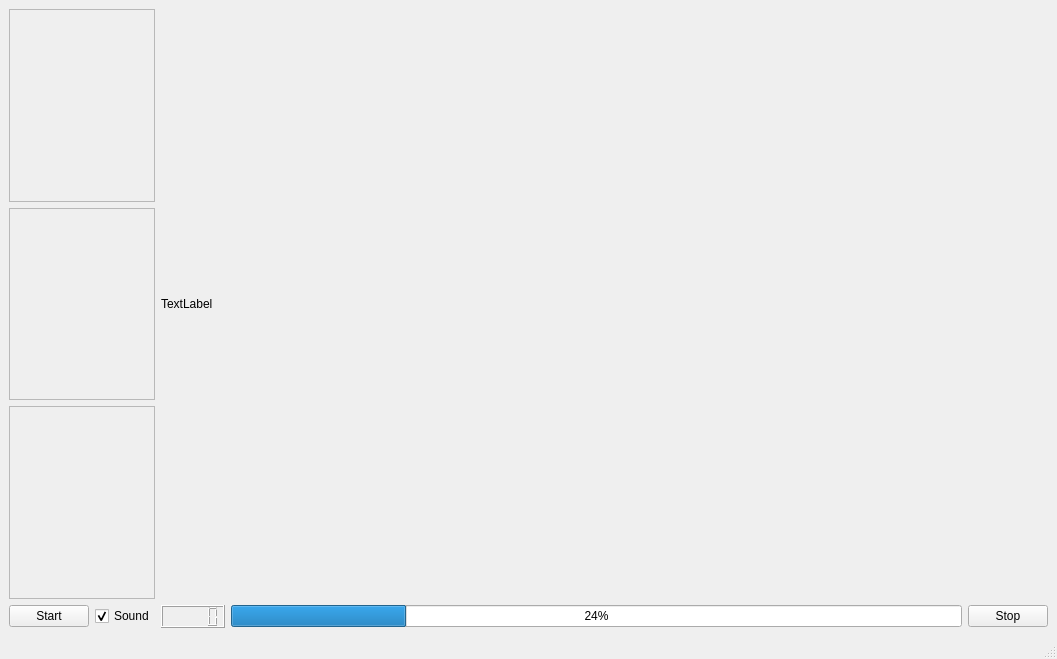
<?xml version="1.0" encoding="UTF-8"?>
<ui version="4.0">
 <class>MainWindow</class>
 <widget class="QMainWindow" name="MainWindow">
  <property name="geometry">
   <rect>
    <x>0</x>
    <y>0</y>
    <width>1057</width>
    <height>659</height>
   </rect>
  </property>
  <property name="windowTitle">
   <string>MainWindow</string>
  </property>
  <widget class="QWidget" name="centralwidget">
   <layout class="QGridLayout" name="gridLayout">
    <item row="0" column="0" colspan="2">
     <widget class="QFrame" name="greenFrame">
      <property name="frameShape">
       <enum>QFrame::StyledPanel</enum>
      </property>
      <property name="frameShadow">
       <enum>QFrame::Raised</enum>
      </property>
     </widget>
    </item>
    <item row="0" column="2" rowspan="3" colspan="3">
     <widget class="QLabel" name="label">
      <property name="text">
       <string>TextLabel</string>
      </property>
     </widget>
    </item>
    <item row="1" column="0" colspan="2">
     <widget class="QFrame" name="redFrame">
      <property name="frameShape">
       <enum>QFrame::StyledPanel</enum>
      </property>
      <property name="frameShadow">
       <enum>QFrame::Raised</enum>
      </property>
     </widget>
    </item>
    <item row="2" column="0" colspan="2">
     <widget class="QFrame" name="redFrame_2">
      <property name="frameShape">
       <enum>QFrame::StyledPanel</enum>
      </property>
      <property name="frameShadow">
       <enum>QFrame::Raised</enum>
      </property>
     </widget>
    </item>
    <item row="3" column="0">
     <widget class="QPushButton" name="startButton">
      <property name="text">
       <string>Start</string>
      </property>
      <property name="flat">
       <bool>false</bool>
      </property>
     </widget>
    </item>
    <item row="3" column="1">
     <widget class="QCheckBox" name="sound">
      <property name="text">
       <string>Sound</string>
      </property>
      <property name="checked">
       <bool>true</bool>
      </property>
     </widget>
    </item>
    <item row="3" column="2">
     <widget class="QLCDNumber" name="seconds"/>
    </item>
    <item row="3" column="3">
     <widget class="QProgressBar" name="progressBar">
      <property name="value">
       <number>24</number>
      </property>
     </widget>
    </item>
    <item row="3" column="4">
     <widget class="QPushButton" name="stopButton">
      <property name="text">
       <string>Stop</string>
      </property>
     </widget>
    </item>
   </layout>
  </widget>
  <widget class="QMenuBar" name="menubar">
   <property name="geometry">
    <rect>
     <x>0</x>
     <y>0</y>
     <width>1057</width>
     <height>21</height>
    </rect>
   </property>
  </widget>
  <widget class="QStatusBar" name="statusbar"/>
 </widget>
 <resources/>
 <connections/>
</ui>
